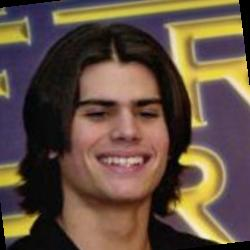
#> input picture classifier_stuff/male-female/test/AJ_Lamas_0001.jpg, 250 x 250 px
$ python detect_color.py --image ../../classifier_stuff/male-female/test/AJ_Lamas_0001.jpg   (older library calls are emulated)
#> lines starting #> are read from the running program, lines starting #| are printed output that depends on the picture; after the words box and inside, x2 and y2 are one past the last pixel; in counts of white or black regions, pixels touching at a corner belong together
# import the necessary packages
import argparse

import cv2
import imutils
from yonatan.shapedetector import ShapeDetector

from colorlabeler import ColorLabeler

# construct the argument parse and parse the arguments
ap = argparse.ArgumentParser()
ap.add_argument("-i", "--image", required=True,
                help="path to the input image")
args = vars(ap.parse_args())

# load the image and resize it to a smaller factor so that
# the shapes can be approximated better
image_orig = cv2.imread(args["image"])
#> image_orig is the input picture: shape (250, 250, 3); mean B, G, R 64.9, 79.7, 99.5
image = imutils.resize(image_orig, width=800)
resized = imutils.resize(image, width=300)
ratio = image.shape[0] / float(resized.shape[0])
#> ratio = 2.67

# blur the resized image slightly, then convert it to both
# grayscale and the L*a*b* color spaces
blurred = cv2.GaussianBlur(resized, (5, 5), 0)
gray = cv2.cvtColor(blurred, cv2.COLOR_BGR2GRAY)
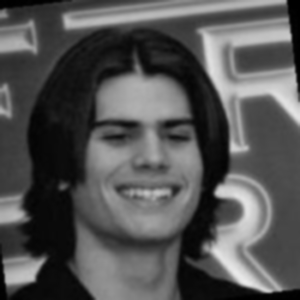
#> gray: shape (300, 300); min 0, max 236, mean 83.9
lab = cv2.cvtColor(blurred, cv2.COLOR_BGR2LAB)
#> lab: shape (300, 300, 3); mean of channels 0, 1, 2 88.2, 134.7, 138.4
thresh = cv2.threshold(gray, 60, 255, cv2.THRESH_BINARY)[1]
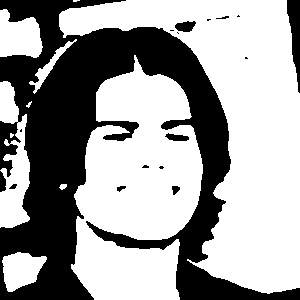
#> thresh: shape (300, 300); 62.2% white; 17 black regions (8 under 20 px)

# find contours in the thresholded image
cnts = cv2.findContours(thresh.copy(), cv2.RETR_EXTERNAL,
                        cv2.CHAIN_APPROX_SIMPLE)
#> cnts = 10 contours, 3 with area under 20; largest, box (x1, y1, x2, y2) and area: (59, 0, 300, 294) 28036, (71, 55, 203, 300) 21445, (0, 81, 30, 228) 2484, (0, 9, 43, 58) 1471, (2, 252, 47, 292) 1129, (29, 39, 77, 94) 362, (59, 184, 67, 190) 24
cnts = cnts[0] if imutils.is_cv2() else cnts[1]

# initialize the shape detector and color labeler
#> (the run stopped early here; a loop or call above may not have finished)

$ run again, on classifier_stuff/male-female/test/Akmal_Taher_0001.jpg
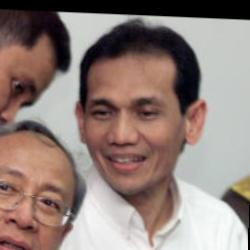
#> input picture classifier_stuff/male-female/test/Akmal_Taher_0001.jpg, 250 x 250 px
#> image_orig is the input picture: shape (250, 250, 3); mean B, G, R 121.6, 127.6, 145.5
#> `gray = cv2.cvtColor(blurred, cv2.COLOR_BGR2GRAY)`:
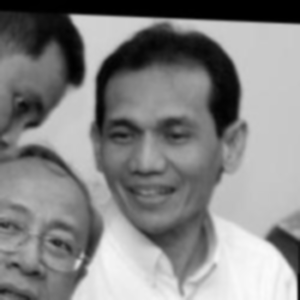
#> gray: shape (300, 300); min 0, max 251, mean 132.2
#> lab: shape (300, 300, 3); mean of channels 0, 1, 2 137.1, 134.4, 134.1
#> `thresh = cv2.threshold(gray, 60, 255, cv2.THRESH_BINARY)[1]`:
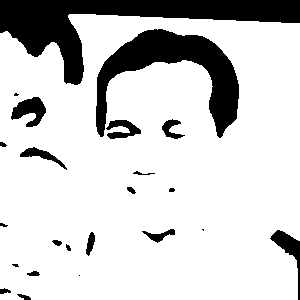
#> thresh: shape (300, 300); 81.5% white; 23 black regions (4 under 20 px)
#> cnts = 1 contour; box (x1, y1, x2, y2) and area: (0, 14, 300, 300) 80364

$ run again, on classifier_stuff/male-female/test/Albaro_Recoba_0001.jpg
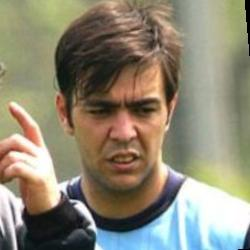
#> input picture classifier_stuff/male-female/test/Albaro_Recoba_0001.jpg, 250 x 250 px
#> image_orig is the input picture: shape (250, 250, 3); mean B, G, R 116.1, 135, 141.5
#> `gray = cv2.cvtColor(blurred, cv2.COLOR_BGR2GRAY)`:
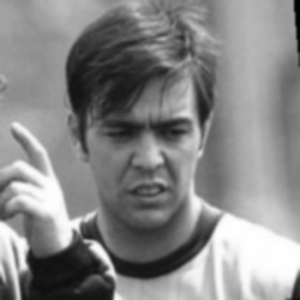
#> gray: shape (300, 300); min 0, max 255, mean 134.7
#> lab: shape (300, 300, 3); mean of channels 0, 1, 2 142, 128.2, 139.5
#> `thresh = cv2.threshold(gray, 60, 255, cv2.THRESH_BINARY)[1]`:
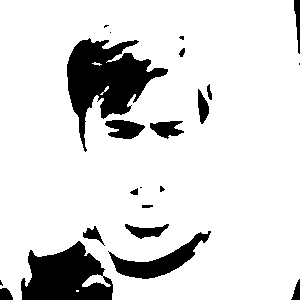
#> thresh: shape (300, 300); 86.2% white; 22 black regions (6 under 20 px)
#> cnts = 2 contours, 1 with area under 20; largest, box (x1, y1, x2, y2) and area: (0, 0, 300, 300) 85254

$ run again, on classifier_stuff/male-female/test/Alex_Cejka_0001.jpg
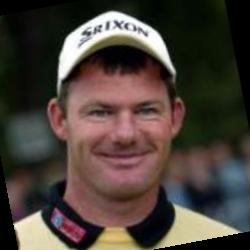
#> input picture classifier_stuff/male-female/test/Alex_Cejka_0001.jpg, 250 x 250 px
#> image_orig is the input picture: shape (250, 250, 3); mean B, G, R 57.5, 65, 74.8
#> `gray = cv2.cvtColor(blurred, cv2.COLOR_BGR2GRAY)`:
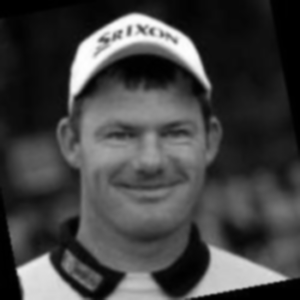
#> gray: shape (300, 300); min 0, max 254, mean 67
#> lab: shape (300, 300, 3); mean of channels 0, 1, 2 69.7, 130.9, 133.8
#> `thresh = cv2.threshold(gray, 60, 255, cv2.THRESH_BINARY)[1]`:
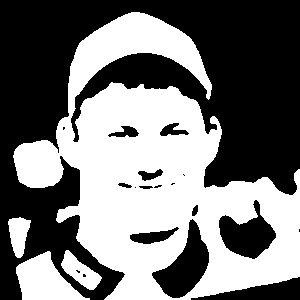
#> thresh: shape (300, 300); 46.5% white; 4 white regions
#> cnts = 4 contours; box (x1, y1, x2, y2) and area: (13, 12, 300, 300) 42658, (16, 251, 90, 300) 1920, (61, 250, 102, 290) 712, (8, 217, 31, 258) 562
